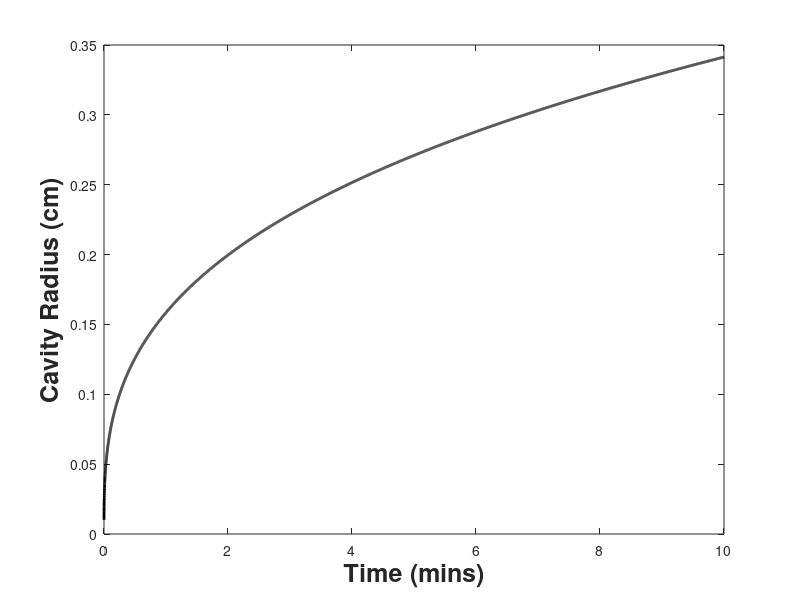
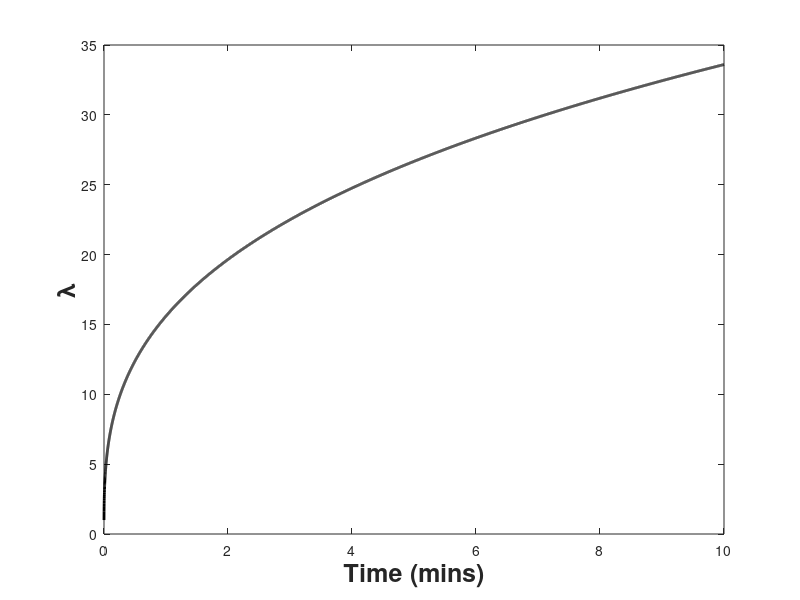
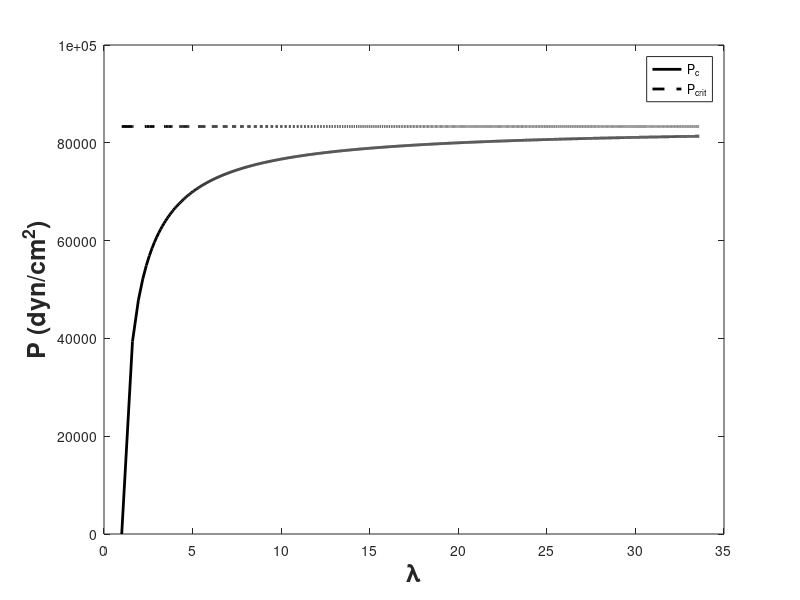
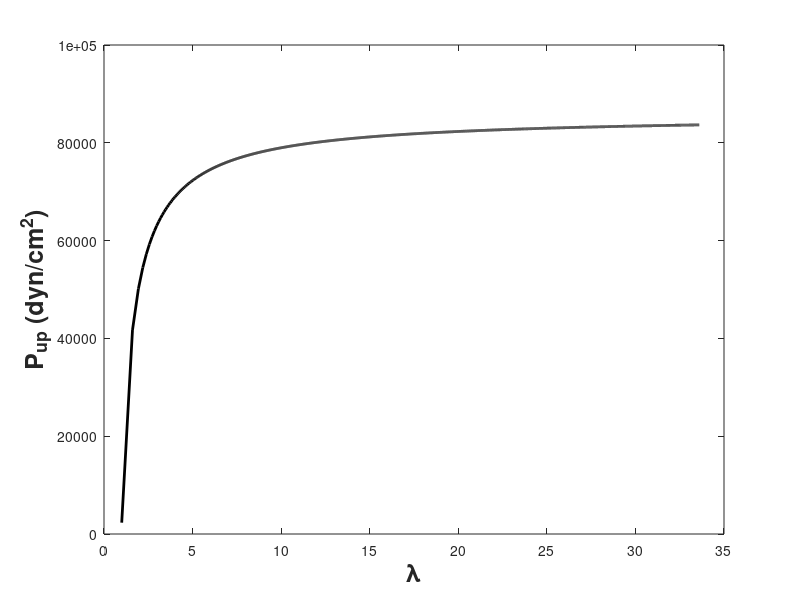

MATLAB code to generate these figures, in order:
t = 0:0.05:10*60; %time in seconds. 
Q_needle = 1/(3600); %1ml/hr converted to ml/sec;
E = 10^(4)*10; %elastic modulus of cervical tissue. In pascals, converted to dyn/cm2. From "Mechanical Properties of Female Reproductive Organs and Supporting Connective Tissues: A Review of the Current State of Knowledge"
mu = 1.0995*10^(-2); %cP viscosity ethanol, converted here to Poise. From "Density, viscosity and surface tension of water+ethanol mixtures from 293k to 323k".
L_needle = 31.75/10; %length of 27 gauge needle 1 1/4", or 31.75mm in length, changed here to cm. 
r_needle = 0.2032/(2*10); %nominal inner diameter of 27 gauge needle is 0.2032mm. Here we change to cm. 
r0 = r_needle; %inital radius of cavity = needle radius.

r = r0*(Q_needle*(t/((4/3)*pi*(r0^3)))+1).^(1/3);
lambda = r/r0;

Res_needle = (8*mu*L_needle)/(pi*(r_needle^4)); %resistance in needle
Pc = E*(5/6-(2./(3*lambda))-(1./(6*(lambda.^4)))); %pressure in cavity
Pup = Res_needle*Q_needle + Pc; %pressure upstream of needle
Pcrit = (5/6)*E*ones(size(lambda));
Stress = E*(lambda.^2-(1./lambda));

figure()
plot(t/60,r,'LineWidth',2,'color','k')
xlabel('Time (mins)','FontSize',18,'FontWeight','Bold')
ylabel('Cavity Radius (cm)','FontSize',18,'FontWeight','Bold')

figure()
plot(t/60,lambda,'LineWidth',2,'color','k')
xlabel('Time (mins)','FontSize',18,'FontWeight','Bold')
ylabel('\lambda','FontSize',18,'FontWeight','Bold')

figure()
plot(lambda,Pc,'LineWidth',2,'color','k')
hold on
plot(lambda,Pcrit,'LineWidth',2,'color','k','LineStyle','--')
%plot(lambda,Pup,'LineWidth',2,'color','r')

xlabel('\lambda','FontSize',18,'FontWeight','Bold')
ylabel('P (dyn/cm^{2})','FontSize',18,'FontWeight','Bold')
legend('P_{c}','P_{crit}')

figure()
plot(lambda,Pup,'LineWidth',2,'color','k')
xlabel('\lambda','FontSize',18,'FontWeight','Bold')
ylabel('P_{up} (dyn/cm^{2})','FontSize',18,'FontWeight','Bold')

figure()
plot(lambda,Stress,'LineWidth',2,'color','k')
xlabel('\lambda','FontSize',18,'FontWeight','Bold')
ylabel('\sigma (dyn/cm^{2})','FontSize',18,'FontWeight','Bold')
